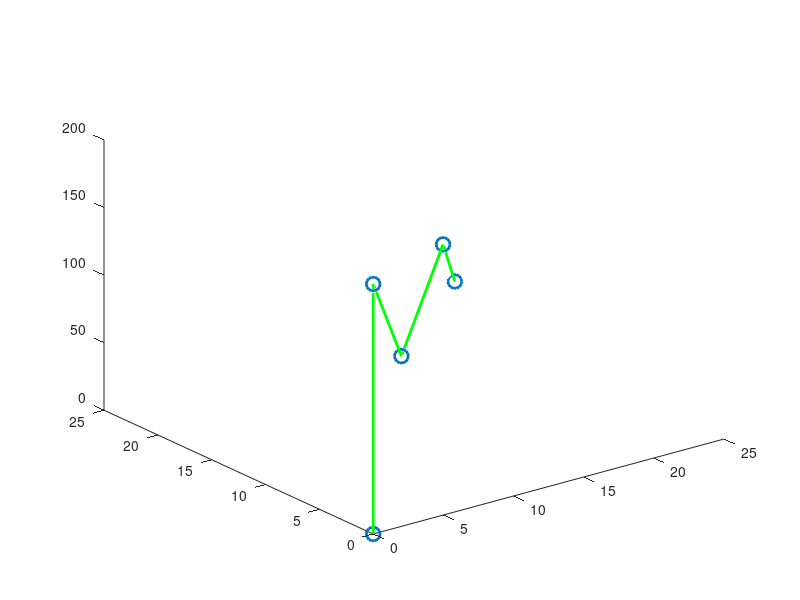

MATLAB code to generate this figure:
% -------------------------------------------------------------------------
%                  ASSEMBLY LINE ROBOT - INVERSE KINEMATICS
% -------------------------------------------------------------------------
%   AUTHOR: Ajmal
%   DATE CREATED: 01/04/2022
%   DESCRIPTION: Takes an end-effector coordinate point and link parameters
%                and calculates the joint angles for each motor.
%                The robot modelled is a RRRR robot, consiting of 1 motor
%                with a verticle axis of rotation and 3 motors with
%                a horizontal axis of rotation.
% -------------------------------------------------------------------------

% Desired end-effector co-ord
x = 1;
y = 1;
z = 1;
yaw = 90;   % Direction to face

% Link parameters
l1 = 185; % First Link
l2 = 110; % Second Link
l3 = 115; % Third Link
l4 = 55; % Forth Link

% Conversion constant
radToDeg = 180/pi;

% Theta 1 calculations
cos_theta1 = x/sqrt(x^2 + y^2);
sin_theta1 = y/sqrt(x^2 + y^2);
theta1 = atan2(sin_theta1, cos_theta1);

% End-effector joint position calculations
x_prime_diff = cos(yaw)*l4;
z_diff = sin(yaw)*l4;
y_diff = sin(theta1)*x_prime_diff;
x_diff = cos(theta1)*x_prime_diff;
p_x = x - x_diff;
p_y = y - y_diff;
p_z = z - z_diff;

% Theta 3 calculations
x_prime = sqrt(p_x^2 + p_y^2);
z_prime = p_z - l1;
cos_theta3 = (x_prime^2 + z_prime^2 - l2^2 - l3^2)/(2*l2*l3);
sin_theta3 = real(sqrt(1 - cos_theta3^2));
theta3 = atan2(sin_theta3, cos_theta3);

% Theta 2 calculations
sin_beta = z_prime/sqrt(x_prime^2 + z_prime^2);
cos_beta = x_prime/sqrt(x_prime^2 + z_prime^2);
beta = atan2(sin_beta, cos_beta);
cos_phi = (x_prime^2 + z_prime^2 + l2^2 - l3^2)/(2*l2*sqrt(x_prime^2 + z_prime^2));
sin_phi = (l3/sqrt(x_prime^2 + z_prime^2))*sin_theta3;
phi = atan2(sin_phi, cos_phi);
theta2 = (beta - phi);

%theta 4 Calculations
theta4= 45/pi;
 
O_1x=0; 
O_1y=0; 
O_1z=0; 
O_2x=0; 
O_2y=0; 
O_2z=l1; 
O_3x=O_2x+l2*cos(theta2)*cos(theta1);
O_3y=O_2y+l2*cos(theta2)*sin(theta1); 
O_3z=O_2z+l2*sin(theta2); 
O_4x=O_3x+l3*cos(theta3)*cos(theta2);
O_4y=O_3y+l3*cos(theta3)*cos(theta2);
O_4z=O_3z+l3*sin(theta3);
p_x=25;
p_y=25;
p_z=25;


%plot the robot
XX=[O_1x O_2x O_3x O_4x p_x ];
YY=[O_1y O_2y O_3y O_4y p_y ];
ZZ=[O_1z O_2z O_3z O_4z p_z ];
XXj=[O_1x O_2x O_3x O_4x p_x ];
YYj=[O_1y O_2y O_3y O_4y p_y ];
ZZj=[O_1z O_2z O_3z O_4z p_z ];
plot3(XXj,YYj,ZZj,'o','LineWidth',2,'MarkerSize',10);
hold on;
plot3(XX,YY,ZZ, 'g','LineWidth',2);
hold off;